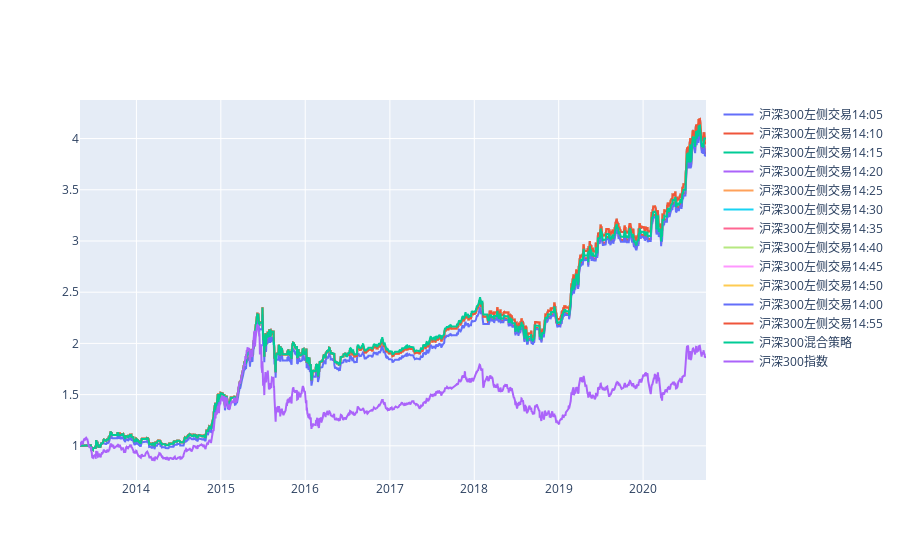

Notebook code for this chart:
### Code cell
lstparams = []

lstassetcode = ['jqdata.000300_XSHG|1d',
                'jqdata.000300_XSHG|1d',
                'jqdata.000300_XSHG|1d',
                'jqdata.000300_XSHG|1d',
                'jqdata.000300_XSHG|1d',
                'jqdata.000300_XSHG|1d',
                'jqdata.000300_XSHG|1d',
                'jqdata.000300_XSHG|1d',
                'jqdata.000300_XSHG|1d',
                'jqdata.000300_XSHG|1d',
                'jqdata.000300_XSHG|1d',
                'jqdata.000300_XSHG|1d']
lstassetname = ['沪深300左侧交易14:00',
                '沪深300左侧交易14:05',
                '沪深300左侧交易14:10',
                '沪深300左侧交易14:15',
                '沪深300左侧交易14:20',
                '沪深300左侧交易14:25',
                '沪深300左侧交易14:30',
                '沪深300左侧交易14:35',
                '沪深300左侧交易14:40',
                '沪深300左侧交易14:45',
                '沪深300左侧交易14:50',
                '沪深300左侧交易14:55']
lsttimeparam = [50400,
                50700,
                51000,
                51300,
                51600,
                51900,
                52200,
                52500,
                52800,
                53100,
                53400,
                53700]

# tsStart = 0
# tsEnd = -1

for ai in range(0, len(lstassetcode)):
    s0 = trdb2py.trading2_pb2.Strategy(
        name="normal",
        asset=trdb2py.str2asset(lstassetcode[ai]),         
    )

    buy0 = trdb2py.trading2_pb2.CtrlCondition(
        name='weekday2',
        vals=[4, calcweekday2val2(4, 4)],
    )

    buy1 = trdb2py.trading2_pb2.CtrlCondition(
        name='indicatorsp',
        operators=['up'],
        strVals=['ta-ema.{}>day/1d/5m/{}'.format(29, lsttimeparam[ai])],
    )

    buy2 = trdb2py.trading2_pb2.CtrlCondition(
        name='weekday2',
        vals=[1, calcweekday2val2(1, 4)],
        group=1,
    )

    buy3 = trdb2py.trading2_pb2.CtrlCondition(
        name='indicatorsp',
        operators=['down'],
        strVals=['ta-ema.{}>day/1d/5m/{}'.format(29, lsttimeparam[ai])],
        group=1,    
    )

    sell0 = trdb2py.trading2_pb2.CtrlCondition(
        name='weekday',
        vals=[3],
    )

    sell1 = trdb2py.trading2_pb2.CtrlCondition(
        name='ctrlconditionid',
        vals=[1],
        strVals=['buy'],
    )

    sell2 = trdb2py.trading2_pb2.CtrlCondition(
        name='weekday',
        vals=[5],
        group=1,     
    )

    sell3 = trdb2py.trading2_pb2.CtrlCondition(
        name='ctrlconditionid',
        vals=[2],
        strVals=['buy'],
        group=1,     
    )

    paramsbuy = trdb2py.trading2_pb2.BuyParams(
        perHandMoney=1,
    )

    paramsinit = trdb2py.trading2_pb2.InitParams(
        money=10000,
    )
    
    feebuy = trdb2py.trading2_pb2.FeeParams(
        percentage=0.0003,
    )
    
    feesell = trdb2py.trading2_pb2.FeeParams(
        percentage=0.0003,
    )    

    s0.buy.extend([buy0, buy1, buy2, buy3])
    s0.sell.extend([sell0, sell1, sell2, sell3])
    s0.paramsBuy.CopyFrom(paramsbuy)
    s0.paramsSell.CopyFrom(paramssell) 
    s0.paramsInit.CopyFrom(paramsinit)        
#     s0.feeBuy.CopyFrom(feebuy)        
#     s0.feeSell.CopyFrom(feesell)            
    p0 = trdb2py.trading2_pb2.SimTradingParams(
        assets=[trdb2py.str2asset(lstassetcode[ai]), trdb2py.str2asset('jqdata.000300_XSHG|5m')],
        startTs=tsStart,
        endTs=tsEnd,
        strategies=[s0],
        title=lstassetname[ai],
    )  

    lstparams.append(p0)

lstpnl3 = trdb2py.simTradings(trdb2cfg, lstparams)

trdb2py.showPNLs(lstpnl3 + lstpnl1 + [pnlBaseline1], toImg=isStaticImg, width=width, height=height)

### Figure 1 — Plotly figure (JSON) as saved in the notebook; plotly's stock layout.template omitted (floating-point values rounded to 4 significant figures; data arrays with more than 128 entries replaced by an {"elided": "..."} marker saying what was removed)
{"data": [{"mode": "lines", "name": "沪深300左侧交易14:05", "type": "scatter", "x": {"elided": "1810 str values"}, "y": {"elided": "1810 float values"}}, {"mode": "lines", "name": "沪深300左侧交易14:10", "type": "scatter", "x": {"elided": "1810 str values"}, "y": {"elided": "1810 float values"}}, {"mode": "lines", "name": "沪深300左侧交易14:15", "type": "scatter", "x": {"elided": "1810 str values"}, "y": {"elided": "1810 float values"}}, {"mode": "lines", "name": "沪深300左侧交易14:20", "type": "scatter", "x": {"elided": "1810 str values"}, "y": {"elided": "1810 float values"}}, {"mode": "lines", "name": "沪深300左侧交易14:25", "type": "scatter", "x": {"elided": "1810 str values"}, "y": {"elided": "1810 float values"}}, {"mode": "lines", "name": "沪深300左侧交易14:30", "type": "scatter", "x": {"elided": "1810 str values"}, "y": {"elided": "1810 float values"}}, {"mode": "lines", "name": "沪深300左侧交易14:35", "type": "scatter", "x": {"elided": "1810 str values"}, "y": {"elided": "1810 float values"}}, {"mode": "lines", "name": "沪深300左侧交易14:40", "type": "scatter", "x": {"elided": "1810 str values"}, "y": {"elided": "1810 float values"}}, {"mode": "lines", "name": "沪深300左侧交易14:45", "type": "scatter", "x": {"elided": "1810 str values"}, "y": {"elided": "1810 float values"}}, {"mode": "lines", "name": "沪深300左侧交易14:50", "type": "scatter", "x": {"elided": "1810 str values"}, "y": {"elided": "1810 float values"}}, {"mode": "lines", "name": "沪深300左侧交易14:00", "type": "scatter", "x": {"elided": "1810 str values"}, "y": {"elided": "1810 float values"}}, {"mode": "lines", "name": "沪深300左侧交易14:55", "type": "scatter", "x": {"elided": "1810 str values"}, "y": {"elided": "1810 float values"}}, {"mode": "lines", "name": "沪深300混合策略", "type": "scatter", "x": {"elided": "1810 str values"}, "y": {"elided": "1810 float values"}}, {"mode": "lines", "name": "沪深300指数", "type": "scatter", "x": {"elided": "1810 str values"}, "y": {"elided": "1810 float values"}}], "layout": {}}
